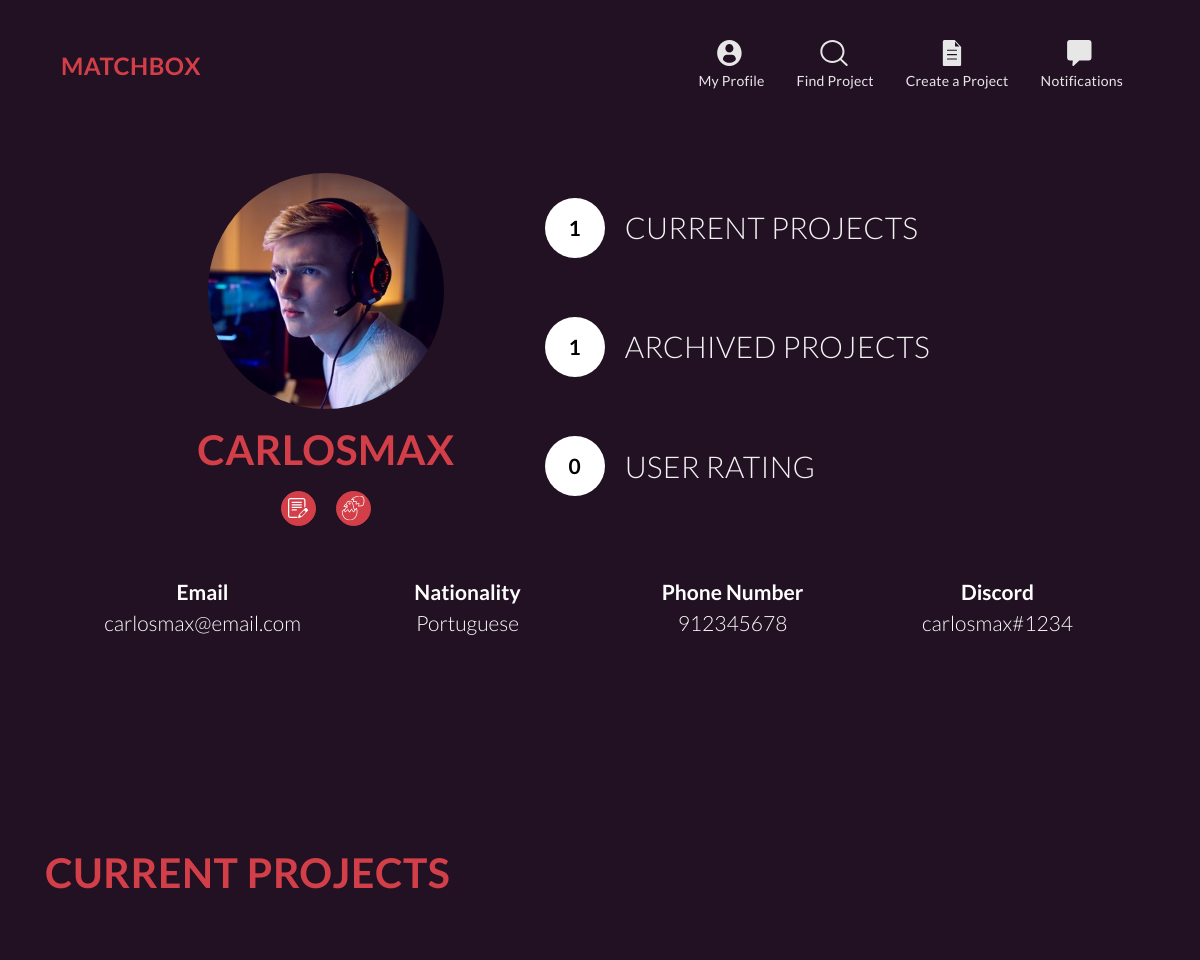
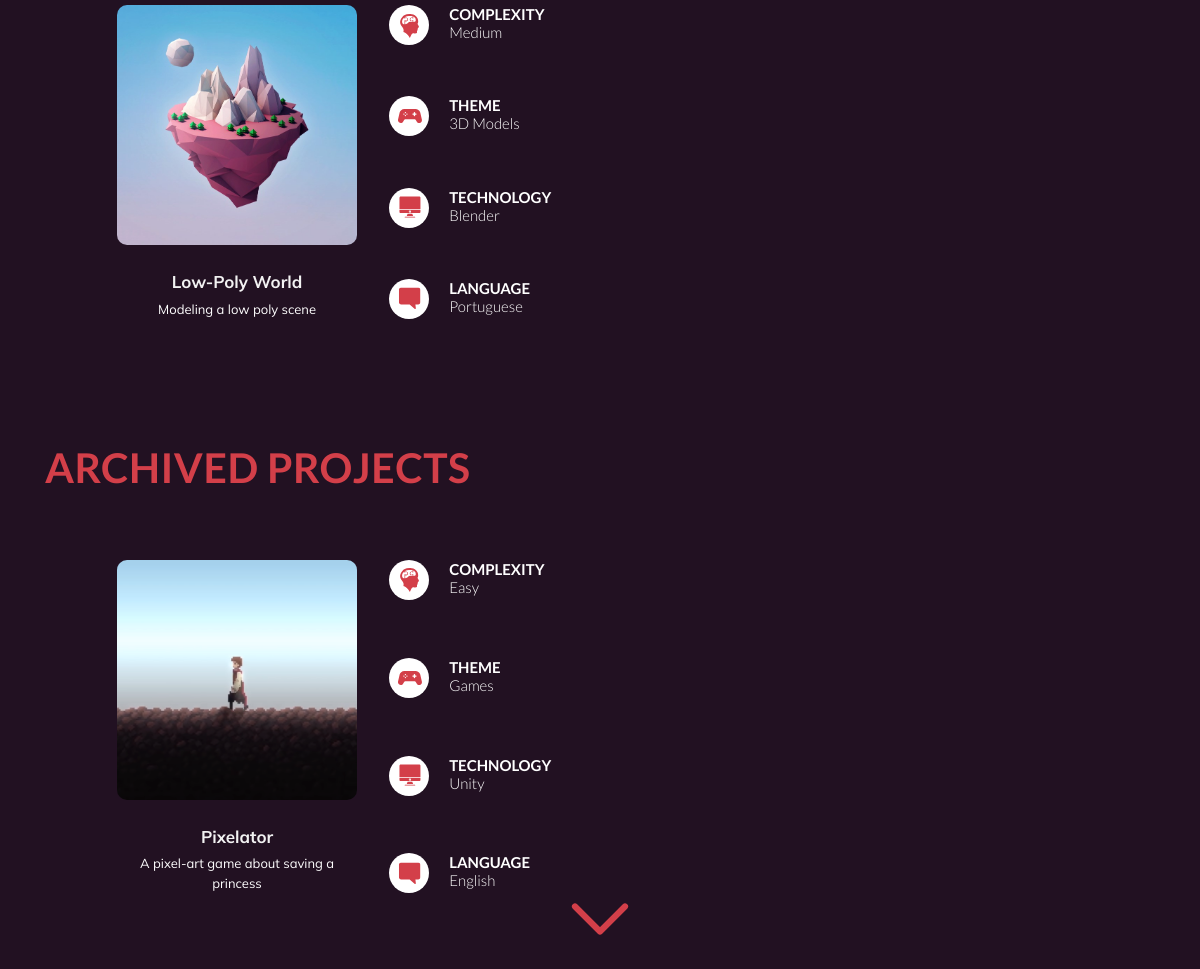
/user/carlosmax/ (signed in), run on the app's committed database (2 pictures, top to bottom).
### matchcore/models.py (models this page shows, shortened)
class Person(models.Model):
    user = models.OneToOneField(User, on_delete=models.CASCADE)
    img = models.ImageField(upload_to='images/users', default='')
    nationality = models.CharField(max_length=20, default='Unknown')
    phone = models.CharField(max_length=10, default='None')
    discord = models.CharField(max_length=30, default='None')
    tags = models.ManyToManyField(UserTag)

class UserTag(models.Model):
    name = models.CharField(max_length=10)
    img = models.ImageField(upload_to='images/tags')

class Project(models.Model):
    STATE = [
        ('O', 'Ongoing'),
        ('A', 'Archived'),
    ]
    title = models.CharField(max_length=50)
    small_description = models.CharField(max_length=100)
    big_description = models.CharField(max_length=1000)
    img = models.ImageField(upload_to='images/projects', default='')
    state = models.CharField(max_length=1, choices=STATE)
    tags = models.ManyToManyField(ProjectTag)
    participants = models.ManyToManyField(Person, through='ProjectParticipation')

class ProjectTag(models.Model):
    ARCHETYPE = [
        ('C', 'Complexity'),
        ('T', 'Theme'),
        ('D', 'Technology'),
        ('L', 'Language'),
    ]
    name = models.CharField(max_length=10)
    archetype = models.CharField(max_length=1, choices=ARCHETYPE, default='C')

### matchcore/views.py (the view)
# urls.py: path('user/<str:username>/', views.user_page, name="user_page"),
def user_page(request, username):
    user = User.objects.get(username=username)
    project_participations = user.person.project_participations.all()
    projects = [p.project for p in project_participations]
    current_projects = []
    archived_projects = []
    for p in projects:
        if p.state == 'O':
            current_projects.append(p)
        else:
            archived_projects.append(p)
    score = 0
    score_amount = 0
    for p in project_participations:
        if p.project.state == 'A' and p.owner is False:
            score += p.contribution
            score_amount = score_amount + 1
    if score_amount > 0:
        score = score / score_amount
    context = {
        'user': user,
        'current_projects': current_projects,
        'archived_projects': archived_projects,
        'score': score,
    }
    return render(request, 'matchcore/user_page.html', context)

### matchcore/templatetags/matchcore_tags.py (called while the page is built)
@register.simple_tag
def is_active_un(request, url, un):
    if request.path in reverse(url, args=[un]): #fixme
        return "active"
    return ""

@register.simple_tag
def is_active(request, url):
    if request.path in reverse(url): #fixme
        return "active"
    return ""

### matchcore/templates/matchcore/user_page.html (shortened to what this page needs)
{% extends "matchcore/layout_nav.html" %}
{% load static %}
{% block main %}
<img id="arrowDown" src="{% static 'matchcore/images/arrow_down.svg' %}">
<div class="container user-info">
	<div class="h-100 d-flex flex-column justify-content-center">
		<div class="row user-main-info">
			<div class="col-5 text-center">
				<div class="user-picture-container embed-responsive embed-responsive-1by1">
					<img class="user-picture embed-responsive-item" src="{{user.person.img.url}}">
				</div>
				<h1>{{user.username}}</h1>
				<div class="user-tags mt-3">
					{% for tag in user.person.tags.all %}
						<button type="button" class="tag-circle btn btn-primary" data-toggle="tooltip" data-placement="bottom" title="{{tag.name}}">
							{% if tag.name == 'Creator' %}
								<img src="{% static 'matchcore/images/register/project_white.svg' %}">
							{% elif tag.name == 'Joiner' %}
								<img src="{% static 'matchcore/images/register/team_white.svg' %}">
							{% elif tag.name == 'Pro' %}
								<img src="{% static 'matchcore/images/register/pro_white.svg' %}" style="height: 23px;">
							{% elif tag.name == 'Adept' %}
								<img src="{% static 'matchcore/images/register/adept_white.svg' %}" style="height: 28px;">
							{% elif tag.name == 'Newcomer' %}
								<img src="{% static 'matchcore/images/register/newcomer_white.svg' %}" style="height: 25px;">
							{% endif %}
						</button>
					{% endfor %}
				</div>
			</div>
			<div class="col user-stats ml-2">
				<div class="stats-item">
					<div id="circCurrPrj" class="stats-circle">{{current_projects|length}}</div>
					<div id="txtCurrPrj" class="stats-desc">Current projects</div>
				</div>
				<div class="stats-item">
					<div id="circArchPrj" class="stats-circle">{{archived_projects|length}}</div>
					<div id="txtArchPrj" class="stats-desc">Archived projects</div>
				</div>
				<div class="stats-item">
					<div class="stats-circle">{{score}}</div>
					<div class="stats-desc">User rating</div>
				</div>
			</div>
		</div>
		<div class="row user-contact text-center">
			<div class="col"><span class="contact-header">Email</span>{{user.email}}</div>
			<div class="col"><span class="contact-header">Nationality</span>{{user.person.nationality}}</div>
			<div class="col"><span class="contact-header">Phone Number</span>{{user.person.phone}}</div>
			<div class="col"><span class="contact-header">Discord</span>{{user.person.discord}}</div>
		</div>
	</div>
</div>
{% if current_projects|length != 0 %}
	<div id="currentProjs" class="container mt-5 mb-5">
		<h1>Current projects</h1>
		<div class="row project-list">
			{% for p in current_projects %}
				<div class="col-6 project-item" onclick="location.href='{% url 'project_page' p.id %}'">
					<div class="row">
						<div class="col-7 text-center">
							<img class="project-picture img-fluid" src="{{p.img.url}}">
							<div class="mt-4 px-2">
								<span class="project-title mb-1">{{p.title}}</span>
								<p class="project-short-desc">{{p.small_description}}</p>
							</div>
						</div>
						<div class="col project-tags">
							<div class="tags-item">
								<div class="tags-circle"><img src="{% static 'matchcore/images/projects/tag-complexity.svg' %}"></div>
								<div class="tags-desc"><span class="tags-name">Complexity</span>
									{% for t in p.tags.all %}
										{% if t.archetype == 'C' %}
											{{t.name}}
										{% endif %}
									{% endfor %}
								</div>
							</div>
							<div class="tags-item">
								<div class="tags-circle"><img src="{% static 'matchcore/images/projects/tag-theme.svg' %}"></div>
								<div class="tags-desc"><span class="tags-name">Theme</span>
									{% for t in p.tags.all %}
										{% if t.archetype == 'T' %}
											{{t.name}}
										{% endif %}
									{% endfor %}
								</div>
							</div>
							<div class="tags-item">
								<div class="tags-circle"><img src="{% static 'matchcore/images/projects/tag-technology.svg' %}"></div>
								<div class="tags-desc"><span class="tags-name">Technology</span>
									{% for t in p.tags.all %}
										{% if t.archetype == 'D' %}
											{{t.name}}
										{% endif %}
									{% endfor %}
								</div>
							</div>
							<div class="tags-item">
								<div class="tags-circle"><img src="{% static 'matchcore/images/projects/tag-language.svg' %}"></div>
								<div class="tags-desc"><span class="tags-name">Language</span>
									{% for t in p.tags.all %}
										{% if t.archetype == 'L' %}
											{{t.name}}
										{% endif %}
									{% endfor %}
								</div>
							</div>
						</div>
					</div>
				</div>
			{% endfor %}
		</div>
	</div>
{% endif %}
{% if archived_projects|length != 0 %}
	<div id="archivedProjs" class="container mt-5">
		<h1>Archived projects</h1>
		<div class="row project-list">
			{% for p in archived_projects %}
				<div class="col-6 project-item" onclick="location.href='{% url 'project_page' p.id %}'">
					<div class="row">
						<div class="col-7 text-center">
							<img class="project-picture img-fluid" src="{{p.img.url}}">
							<div class="mt-4 px-2">
								<span class="project-title mb-1">{{p.title}}</span>
								<p class="project-short-desc">{{p.small_description}}</p>
							</div>
						</div>
						<div class="col project-tags">
							<div class="tags-item">
								<div class="tags-circle"><img src="{% static 'matchcore/images/projects/tag-complexity.svg' %}"></div>
								<div class="tags-desc"><span class="tags-name">Complexity</span>
									{% for t in p.tags.all %}
										{% if t.archetype == 'C' %}
											{{t.name}}
										{% endif %}
									{% endfor %}
								</div>
							</div>
							<div class="tags-item">
								<div class="tags-circle"><img src="{% static 'matchcore/images/projects/tag-theme.svg' %}"></div>
								<div class="tags-desc"><span class="tags-name">Theme</span>
									{% for t in p.tags.all %}
										{% if t.archetype == 'T' %}
											{{t.name}}
										{% endif %}
									{% endfor %}
								</div>
							</div>
							<div class="tags-item">
								<div class="tags-circle"><img src="{% static 'matchcore/images/projects/tag-technology.svg' %}"></div>
								<div class="tags-desc"><span class="tags-name">Technology</span>
									{% for t in p.tags.all %}
										{% if t.archetype == 'D' %}
											{{t.name}}
										{% endif %}
									{% endfor %}
								</div>
							</div>
							<div class="tags-item">
								<div class="tags-circle"><img src="{% static 'matchcore/images/projects/tag-language.svg' %}"></div>
								<div class="tags-desc"><span class="tags-name">Language</span>
									{% for t in p.tags.all %}
										{% if t.archetype == 'L' %}
											{{t.name}}
										{% endif %}
									{% endfor %}
								</div>
							</div>
						</div>
					</div>
				</div>
			{% endfor %}
		</div>
	</div>
{% endif %}
{% endblock %}

### data on the page
Project: img (picture), title "Low-Poly World", small_description "Modeling a low poly scene"
ProjectTag: name "Medium"
ProjectTag: name "3D Models"
ProjectTag: name "Blender"
ProjectTag: name "Portuguese"
Project: img (picture), title "Pixelator", small_description "A pixel-art game about saving a princess"
ProjectTag: name "Easy"
ProjectTag: name "Games"
ProjectTag: name "Unity"
ProjectTag: name "English"

### other printed values
{{ user.username }} "CARLOSMAX"
{{ current_projects|length }} "1"
{{ archived_projects|length }} "1"
{{ score }} "0"
{{ user.email }} "carlosmax@email.com"
{{ user.person.nationality }} "Portuguese"
{{ user.person.phone }} "912345678"
{{ user.person.discord }} "carlosmax#1234"
